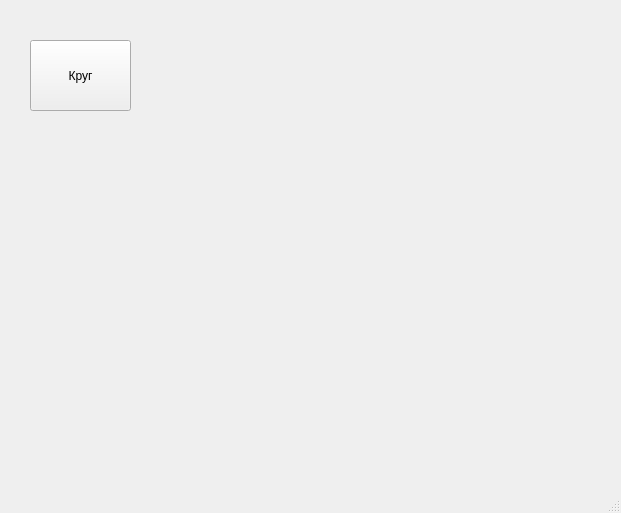
<?xml version="1.0" encoding="UTF-8"?>
<ui version="4.0">
 <class>MainWindow</class>
 <widget class="QMainWindow" name="MainWindow">
  <property name="geometry">
   <rect>
    <x>0</x>
    <y>0</y>
    <width>621</width>
    <height>513</height>
   </rect>
  </property>
  <property name="windowTitle">
   <string>MainWindow</string>
  </property>
  <widget class="QWidget" name="centralwidget">
   <widget class="QPushButton" name="crug">
    <property name="geometry">
     <rect>
      <x>30</x>
      <y>40</y>
      <width>101</width>
      <height>71</height>
     </rect>
    </property>
    <property name="text">
     <string>Круг</string>
    </property>
   </widget>
  </widget>
  <widget class="QMenuBar" name="menubar">
   <property name="geometry">
    <rect>
     <x>0</x>
     <y>0</y>
     <width>621</width>
     <height>21</height>
    </rect>
   </property>
  </widget>
  <widget class="QStatusBar" name="statusbar"/>
 </widget>
 <resources/>
 <connections/>
</ui>
